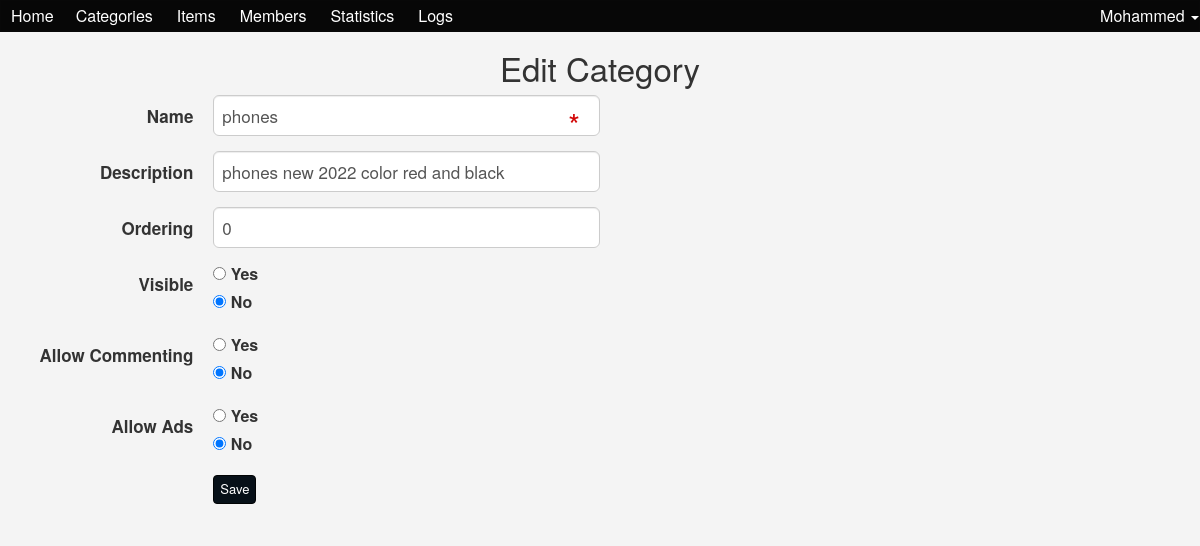
Page /admin/categories.php?do=Edit&catid=3 (signed in) on the committed database.
### tables this page shows
CREATE TABLE `categories` (
  `ID` smallint(6) NOT NULL,
  `Name` varchar(255) NOT NULL,
  `Description` text NOT NULL,
  `Ordering` int(11) NOT NULL,
  `Visibility` tinyint(4) NOT NULL DEFAULT 0,
  `Allow_Comment` tinyint(4) NOT NULL DEFAULT 0,
  `Allow_Ads` tinyint(4) NOT NULL DEFAULT 0
);

### admin/categories.php (the view, shortened to what this page needs)
<?php
 if(isset($_SESSION['Username'])){
    include 'init.php';
    $do = isset($_GET['do']) ? $_GET['do'] : 'Manage' ;
    if($do == 'Manage'){
      $sort = 'ASC';
      $sort_array = array('ASC', 'DESC');
      if (isset($_GET['sort']) && in_array($_GET['sort'], $sort_array)){
        $sort = $_GET['sort'];
      }
      $stmt2 = $con->prepare("SELECT * FROM categories ORDER BY Ordering $sort");
      $stmt2->execute();
      $cats = $stmt2->fetchAll(); ?>
<style>
/* .categories .panel-body{
  padding:0;
}  */
/* .categories hr {
  margin-top: 5px;
  margin-bottom:5px;
} */
/* .categories .cat {
  padding: 15px;
  position:relative;
} */
.categories .cat h3 {
  margin: 0 0 10px;
}
.categories  .cat:last-of-type ~ hr{
  display:none;
}
.categories .cat .visibility {
    background-color: #c0392b;
    color: #FFF;
    padding: 4px 6px;
    margin-right: 6px;
    border-radius: 6px;
}
.categories .cat .commenting {
    background-color: #2c3e50;
    color: #FFF;
    padding: 4px 6px;
    margin-right: 6px;
    border-radius: 6px;
}
.categories .cat .advertises {
    background-color: #c0392b;
    color: #FFF;
    padding: 4px 6px;
    margin-right: 6px;
    border-radius: 6px;
}
/* .categories hr{
  margin-top:5px;
  margin-bottom:5px;
} */
/* .categories .cat{
  padding:15px;
  postion:relative;
  overflow:hidden;
} */
.categories .cat .hidden-buttons:hover{
    background-color: #EEE;
}
.categories .cat:hover .hidden-buttons{
  right:10px;
}
.categories .cat .hidden-buttons a{
  float:right;
}
.categories .cat .hidden-buttons a {
   margin-right:5px;
}
/*
.categories .cat .hidden-buttons{
  -webkit-transition: all .5e ease-in-out;
  -moz-transition: all .5e ease-in-out;
  transition:all .5e ease-in-out;
  position:absolute;
  top:15px;
  right: -120px;
} */
.categories .cat .hidden-buttons a{
  margin-right:5px;
}
</style>
       <h1 class="text-center">Manage Categories</h1>
       <div class="container categories">
        <div class="panel panel-default">
        <div class="panel-heading">Manage Categories
          <div class="ordering pull-right">
            Ordering:
            <a class="<?php if ($sort == 'ASC') {echo 'active' ;} ?>" href="?sort=ASC">ASC</a>
            <a class="<?php if ($sort == 'DESC') {echo 'active' ;} ?>" href="?sort=DESC">Desc</a>
          </div>
        </div>
        <div class="panel-body">
          <?php
           foreach($cats as $cat){
              echo "<div class='cat'>";
              echo "<div class='hidden-buttons'>";
              echo "<a href='categories.php?do=Edit&catid=".$cat['ID']."' class='btn btn-xs btn-primary'><i class='fa fa-edit'></i>Edit</a>";
              echo "<a href='categories.php?do=Delete&catid=".$cat['ID']."' class='btn btn-xs btn-danger'><i class='fa fa-close'></i>Delete</a>";
              echo "</div>";
              echo "<h3>". $cat['Name'] . "</h3>";
              echo "<p>"; if($cat['Description'] == ''){ echo 'This category has no description';} else { echo $cat['Description']; }  "<p>";
               if($cat['Visibility'] == 1){ echo '<span class="Visibility">Hidden</span>';}
               if($cat['Allow_Comment'] == 1){ echo '<span class="commenting">Comment Hidden</span>';}
               if($cat['Allow_Ads'] == 1){ echo '<span class="advertises">Ads Disabled</span>';}
              echo "</div>";
              echo "<hr>";
           }
          ?>
        </div>
        </div>
        <a class="btn btn-primary" href="categories.php?do=Add"><i class="fa fa-plus"></i>Add New Category</a>
       </div>
    <?php
    }elseif ($do == 'Edit') {
      $catid = isset($_GET['catid']) && is_numeric($_GET['catid']) ? intval($_GET['catid']) : 0 ;
      $stmt = $con->prepare("SELECT * FROM categories WHERE  ID = ? ");
      $stmt->execute(array($catid));
      $cat = $stmt->fetch();
      $count = $stmt->rowCount();
    if($count > 0){?>
                <h1 class="text-center">Edit Category</h1>
                          <div class="container">
                    <form class="form-horizontal" action="?do=Update" method="POST">
                        <div class="form-group form-group-lg">
                          <label class="col-sm-2 control-label">Name</label>
                          <div class="col-sm-10 col-md-4">
                              <input type="text" name="name" class="form-control"  required="required" placeholder="Name Of The Category" value="<?php echo $cat['Name'] ?>"/>
                          </div>
                        </div>
                        <div class="form-group form-group-lg">
                          <label class="col-sm-2 control-label">Description</label>
                          <div class="col-sm-10 col-md-4">
                              <input type="text" name="description" class="form-control" value="<?php echo $cat['Description'] ?>" />
                          </div>
                        </div>
                        <div class="form-group form-group-lg">
                          <label class="col-sm-2 control-label">Ordering</label>
                          <div class="col-sm-10 col-md-4">
                              <input type="text" name="ordering"  class="form-control" placeholder="Number To Arrange The Categories" value="<?php echo $cat['Ordering'] ?>"/>
                          </div>
                        </div>
                        <div class="form-group form-group-lg">
                          <label class="col-sm-2 control-label">Visible</label>
                          <div class="col-sm-10 col-md-4">
                              <div>
                                  <input id="vis-yes" type="radio" name="visibility" value="0" <?php if ($cat['Visibility'] == 0 ){ echo 'checked';}?> />
                                  <label for="vis-yes">Yes</label>
                              </div>
                              <div>
                                  <input id="vis-no" type="radio" name="visibility" value="1" <?php if ($cat['Visibility'] == 1 ){ echo 'checked';}?> />
                                  <label for="vis-no">No</label>
                              </div>
                          </div>
                        </div>
                        <div class="form-group form-group-lg">
                          <label class="col-sm-2 control-label">Allow Commenting</label>
                          <div class="col-sm-10 col-md-4">
                              <div>
                                  <input id="com-yes" type="radio" name="commenting" value="0" <?php if ($cat['Allow_Comment'] == 0 ){ echo 'checked';}?> />
                                  <label for="com-yes">Yes</label>
                              </div>
                              <div>
                                  <input id="com-no" type="radio" name="commenting" value="1" <?php if ($cat['Allow_Comment'] == 1 ){ echo 'checked';}?> />
                                  <label for="com-no">No</label>
                              </div>
                          </div>
                        </div>
                        <div class="form-group form-group-lg">
                          <label class="col-sm-2 control-label">Allow Ads</label>
                          <div class="col-sm-10 col-md-4">
                              <div>
                                  <input id="ads-yes" type="radio" name="ads" value="0" <?php if ($cat['Allow_Ads'] == 0 ){ echo 'checked';}?> />
                                  <label for="ads-yes">Yes</label>
                              </div>
                              <div>
                                  <input id="ads-no" type="radio" name="ads" value="1" <?php if ($cat['Allow_Ads'] == 1 ){ echo 'checked';}?> />
                                  <label for="ads-no">No</label>
                              </div>
                          </div>
                        </div>
                        <div class="form-group form-group-lg">
                          <div class="col-sm-offset-2 col-sm-10">
                              <input type="submit" value="Save" class="btn btn-primary" />
                          </div>
                        </div>
                    </form>
                    </div>
<?php
 } else{
       echo "<div class='container'>";
       $theMsg =  '<div class="alert alert-danger">Theres No Such ID</div>';
       redirectHome($theMsg);
       echo "</div>";
    }
    }
   include 'includes/templates/footer.php';
   } else{
  header('Location: index.php');
  exit();
}
?>

### admin/layout/css/backend.css (style rules this page uses)
body { background-color: #F4F4F4; font-size: 16px; }
body { background-color: #F4F4F4; }
.form-control { position: relative; }

### rows in the picture
categories: name "phones", description "phones new 2022 color red and black", ordering "0", Visibility "☐ Yes", Visibility "☑ No", Allow_Comment "☐ Yes", Allow_Comment "☑ No", Allow_Ads "☐ Yes", Allow_Ads "☑ No"

### other values in the picture
lang('HOME_ADMIN') "Home"
lang('CATEGORIES') "Categories"
lang('ITEMS') "Items"
lang('MEMBERS') "Members"
lang('STATISTICS') "Statistics"
lang('LOGS') "Logs"
